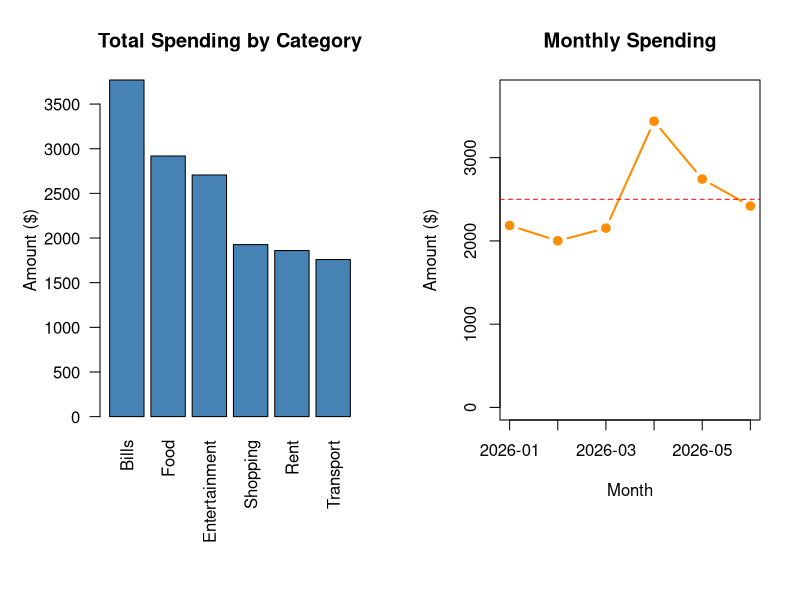

Recreate this plot in R.

# ============================================================
# Project 01: Personal Expense Tracker
# Level: Basic
# Skills: Data frames, functions, aggregate(), sorting,
#         loops, conditional statements, and base R plots
#
# Description:
# This project analyzes personal expenses by calculating
# total spending, category spending, monthly spending,
# budget status, and the five most expensive days.
# It also creates charts to visualize spending patterns.
# ============================================================


# ---- 1. Create Sample Data ----------------------------------

# set.seed() ensures that random results are reproducible.
# This means we get the same sample data every time we run
# the project.

set.seed(42)

# Create a vector containing the expense categories.

categories <- c(
  "Food",
  "Transport",
  "Rent",
  "Entertainment",
  "Shopping",
  "Bills"
)

# Create a data frame containing 120 sample expenses.
# Each row represents one expense.

expenses <- data.frame(

  # Generate random dates between January and June 2026.
  # as.Date() converts text into date format.
  # seq() creates a sequence of dates.
  # sample() randomly selects 120 dates.
  date = sample(
    seq(as.Date("2026-01-01"),
        as.Date("2026-06-30"),
        by = "day"),
    120,
    replace = TRUE
  ),

  # Randomly assign one of the expense categories
  # to each expense. replace = TRUE allows repetition.
  category = sample(categories, 120, replace = TRUE),

  # Generate random expense amounts between $5 and $250.
  # runif() generates random numbers.
  # round() rounds amounts to two decimal places.
  amount = round(runif(120, min = 5, max = 250), 2)
)


# ---- 2. Sort Data and Create a New Column -------------------

# Sort the expenses by date in ascending order
# (earliest date to latest date).

expenses <- expenses[order(expenses$date), ]

# Create a new column called month.
# format() extracts the year and month from each date.
# %Y represents the year and %m represents the month.

expenses$month <- format(expenses$date, "%Y-%m")

# Display the first six rows of the data frame.

cat("First rows of the data:\n")
print(head(expenses))


# ---- 3. Create a Helper Function ---------------------------

# Create a reusable function to format numbers as money.
# paste0() joins the dollar sign with the formatted number.
# formatC() adds two decimal places and comma separators.

format_money <- function(x) {
  paste0(
    "$",
    formatC(
      x,
      format = "f",
      digits = 2,
      big.mark = ","
    )
  )
}


# ---- 4. Calculate Overall Expense Summary ------------------

# Calculate the total, average, largest expense,
# and total number of expense records.

cat("\n===== Overall Summary =====\n")

# sum() calculates the total spending.
cat("Total spent:        ",
    format_money(sum(expenses$amount)), "\n")

# mean() calculates the average expense.
cat("Average expense:    ",
    format_money(mean(expenses$amount)), "\n")

# max() identifies the largest individual expense.
cat("Largest expense:    ",
    format_money(max(expenses$amount)), "\n")

# nrow() counts the total number of expense records.
cat("Number of expenses: ",
    nrow(expenses), "\n")


# ---- 5. Analyze Spending by Category -----------------------

# aggregate() groups expenses by category and calculates
# the total spending for each category.
# FUN = sum adds all amounts within each category.

by_category <- aggregate(
  amount ~ category,
  data = expenses,
  FUN = sum
)

# Sort categories from highest spending to lowest spending.
# The minus sign (-) indicates descending order.

by_category <- by_category[
  order(-by_category$amount),
]

# Calculate the percentage of total spending
# represented by each expense category.

by_category$percent <- round(
  100 * by_category$amount / sum(by_category$amount),
  1
)

# Display the category spending summary.

cat("\n===== Spending by Category =====\n")
print(by_category, row.names = FALSE)


# ---- 6. Analyze Spending by Month ---------------------------

# Group expenses by month and calculate the total
# amount spent during each month.

by_month <- aggregate(
  amount ~ month,
  data = expenses,
  FUN = sum
)

# Display monthly spending results.

cat("\n===== Spending by Month =====\n")
print(by_month, row.names = FALSE)


# ---- 7. Monthly Budget Check -------------------------------

# Set the monthly spending budget to $2,500.

monthly_budget <- 2500

cat(
  "\n===== Budget Check (budget:",
  format_money(monthly_budget),
  ") =====\n"
)

# Loop through each month to compare actual spending
# against the monthly budget.

for (i in seq_len(nrow(by_month))) {

  # Retrieve the spending amount for the current month.
  spent <- by_month$amount[i]

  # Check whether spending exceeds the monthly budget.
  # if/else assigns a status based on the condition.

  status <- if (spent > monthly_budget) {
    "OVER budget"
  } else {
    "within budget"
  }

  # Display the month, total spending, and budget status.

  cat(
    by_month$month[i],
    ":",
    format_money(spent),
    "->",
    status,
    "\n"
  )
}


# ---- 8. Identify the Top 5 Most Expensive Days -------------

# Group expenses by date and calculate total daily spending.

by_day <- aggregate(
  amount ~ date,
  data = expenses,
  FUN = sum
)

# Sort daily spending from highest to lowest
# and select only the top five days using head().

top_days <- head(
  by_day[order(-by_day$amount), ],
  5
)

# Display the five days with the highest spending.

cat("\n===== Top 5 Spending Days =====\n")
print(top_days, row.names = FALSE)


# ---- 9. Create and Save Charts -----------------------------

# Create an output folder for the chart image.
# showWarnings = FALSE prevents warnings if the folder exists.

dir.create("output", showWarnings = FALSE)

# Open a PNG graphics device.
# All charts created after this command will be saved
# inside the specified PNG file.

png(
  "output/expenses_charts.png",
  width = 1000,
  height = 450
)

# Arrange two charts side by side.
# mfrow = c(1, 2) means one row and two columns.
# mar controls the margins around the charts.

par(
  mfrow = c(1, 2),
  mar = c(9, 5, 4, 2)
)


# ---- 9A. Bar Chart: Spending by Category -------------------

# Create a bar chart showing total spending by category.
# names.arg displays category names below each bar.
# col sets the bar color.
# las = 2 rotates category labels for better readability.

barplot(
  by_category$amount,
  names.arg = by_category$category,
  col = "steelblue",
  las = 2,
  main = "Total Spending by Category",
  ylab = "Amount ($)"
)


# ---- 9B. Line Chart: Monthly Spending ----------------------

# Create a line chart showing monthly spending trends.
# type = "b" displays both points and connecting lines.
# pch = 19 uses solid circular points.
# xaxt = "n" hides the default horizontal axis.
# ylim adjusts the vertical axis to include the budget line.

plot(
  seq_along(by_month$month),
  by_month$amount,
  type = "b",
  pch = 19,
  col = "darkorange",
  lwd = 2,
  xaxt = "n",
  ylim = c(
    0,
    max(by_month$amount, monthly_budget) * 1.1
  ),
  main = "Monthly Spending",
  ylab = "Amount ($)",
  xlab = "Month"
)

# Add month labels to the horizontal axis.
# axis(1) refers to the bottom horizontal axis.

axis(
  1,
  at = seq_along(by_month$month),
  labels = by_month$month
)

# Add a horizontal dashed red line representing
# the monthly budget.
# This makes it easier to identify months exceeding
# the budget.

abline(
  h = monthly_budget,
  col = "red",
  lty = 2
)


# ---- 10. Close Graphics Device and Finish ------------------

# dev.off() closes the PNG device and saves the charts.
# invisible() prevents the returned device information
# from being printed.

invisible(dev.off())

# Confirm that the chart image has been saved.

cat("\nCharts saved to output/expenses_charts.png\n")
